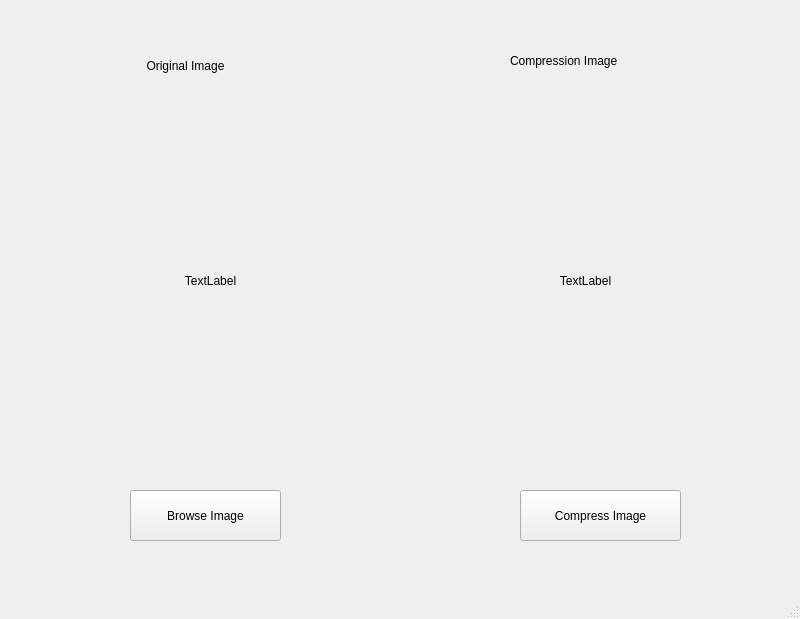
<?xml version="1.0" encoding="UTF-8"?>
<ui version="4.0">
 <class>MainWindow</class>
 <widget class="QMainWindow" name="MainWindow">
  <property name="geometry">
   <rect>
    <x>0</x>
    <y>0</y>
    <width>800</width>
    <height>619</height>
   </rect>
  </property>
  <property name="windowTitle">
   <string>MainWindow</string>
  </property>
  <widget class="QWidget" name="centralwidget">
   <widget class="QLabel" name="OriginalImage">
    <property name="geometry">
     <rect>
      <x>30</x>
      <y>100</y>
      <width>361</width>
      <height>361</height>
     </rect>
    </property>
    <property name="text">
     <string>TextLabel</string>
    </property>
    <property name="scaledContents">
     <bool>true</bool>
    </property>
    <property name="alignment">
     <set>Qt::AlignCenter</set>
    </property>
   </widget>
   <widget class="QLabel" name="CompressionImage">
    <property name="geometry">
     <rect>
      <x>420</x>
      <y>100</y>
      <width>331</width>
      <height>361</height>
     </rect>
    </property>
    <property name="text">
     <string>TextLabel</string>
    </property>
    <property name="scaledContents">
     <bool>true</bool>
    </property>
    <property name="alignment">
     <set>Qt::AlignCenter</set>
    </property>
   </widget>
   <widget class="QPushButton" name="chooseImage">
    <property name="geometry">
     <rect>
      <x>130</x>
      <y>490</y>
      <width>151</width>
      <height>51</height>
     </rect>
    </property>
    <property name="text">
     <string>Browse Image</string>
    </property>
   </widget>
   <widget class="QPushButton" name="Compress">
    <property name="geometry">
     <rect>
      <x>520</x>
      <y>490</y>
      <width>161</width>
      <height>51</height>
     </rect>
    </property>
    <property name="text">
     <string>Compress Image</string>
    </property>
   </widget>
   <widget class="QLabel" name="nameOriginal">
    <property name="geometry">
     <rect>
      <x>110</x>
      <y>50</y>
      <width>151</width>
      <height>31</height>
     </rect>
    </property>
    <property name="text">
     <string>Original Image</string>
    </property>
    <property name="alignment">
     <set>Qt::AlignCenter</set>
    </property>
   </widget>
   <widget class="QLabel" name="nameCompression">
    <property name="geometry">
     <rect>
      <x>510</x>
      <y>40</y>
      <width>161</width>
      <height>41</height>
     </rect>
    </property>
    <property name="text">
     <string>Compression Image</string>
    </property>
   </widget>
  </widget>
  <widget class="QMenuBar" name="menubar">
   <property name="geometry">
    <rect>
     <x>0</x>
     <y>0</y>
     <width>800</width>
     <height>28</height>
    </rect>
   </property>
  </widget>
  <widget class="QStatusBar" name="statusbar"/>
 </widget>
 <resources/>
 <connections/>
</ui>
